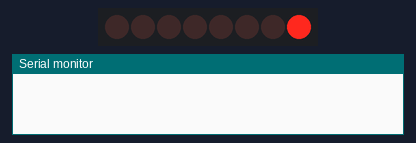
Simulated run of this sketch. Board: Arduino Uno, built with avr-gcc and run on an emulated ATmega328P. On the bench: 8 shift-register outputs drawn as a row of LEDs (first output left, lit = HIGH), the last lines printed to the serial monitor. Wiring (inferred from the names in the program): shift register (74HC595): data pin 12; shift clock pin 9; latch pin 11. Wiring (inferred from the signals the program sends): row of LEDs: on Q0, Q1, Q2, Q3, Q4, Q5, Q6, Q7.

Above: at 0.05 s.
At 0.35 s:
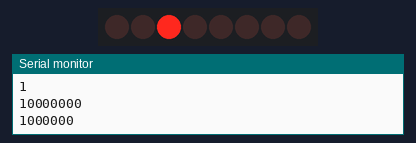
At 0.75 s:
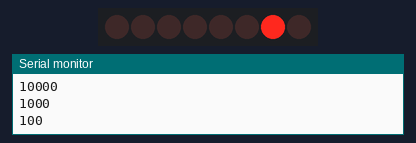
At 1.45 s:
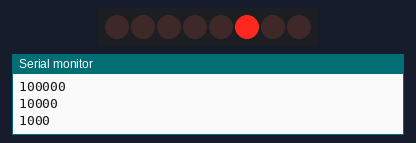
At 2.15 s:
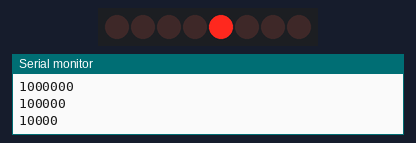
At 2.86 s:
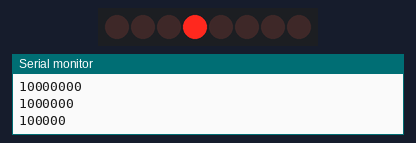
Timing chart, 0 to 3.2 s (numbered marks = the images above):
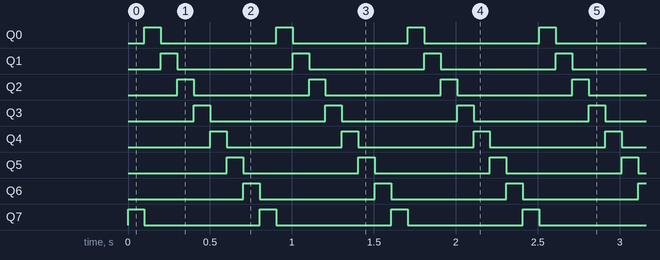

The sketch:

circular_shifts_Right.ino
```cpp
int latchPin = 11;
int clockPin = 9;
int dataPin =12;

//byte LEDs = 0xFF; // turns all the LEDs ON 1111, 1111
int dt = 100;

byte LEDs2 = 0b0000001;
void setup() {
  // put your setup code here, to run once:
Serial.begin(9600);
pinMode(latchPin, OUTPUT);
pinMode(dataPin, OUTPUT);
pinMode(clockPin, OUTPUT);

}

void loop() {
  // put your main code here, to run repeatedly:
//digitalWrite(latchPin, LOW);
//shiftOut(dataPin, clockPin, LSBFIRST, LEDs);
//digitalWrite(latchPin, HIGH);
//delay(dt);
//
//Serial.println(LEDs, BIN);
//LEDs = LEDs /2; // shifts to the right

digitalWrite(latchPin, LOW);
shiftOut(dataPin, clockPin, LSBFIRST, LEDs2);
digitalWrite(latchPin, HIGH);
delay(dt);

Serial.println(LEDs2, BIN);
LEDs2 = LEDs2*128 + LEDs2 / 2; // shifts to the left

}
```

Measured:
- by itself, Q0–7: alternates HIGH for 0.10 s and LOW for 0.70 s
- by itself, everything shown: repeats every 0.80 s, in 8 steps
